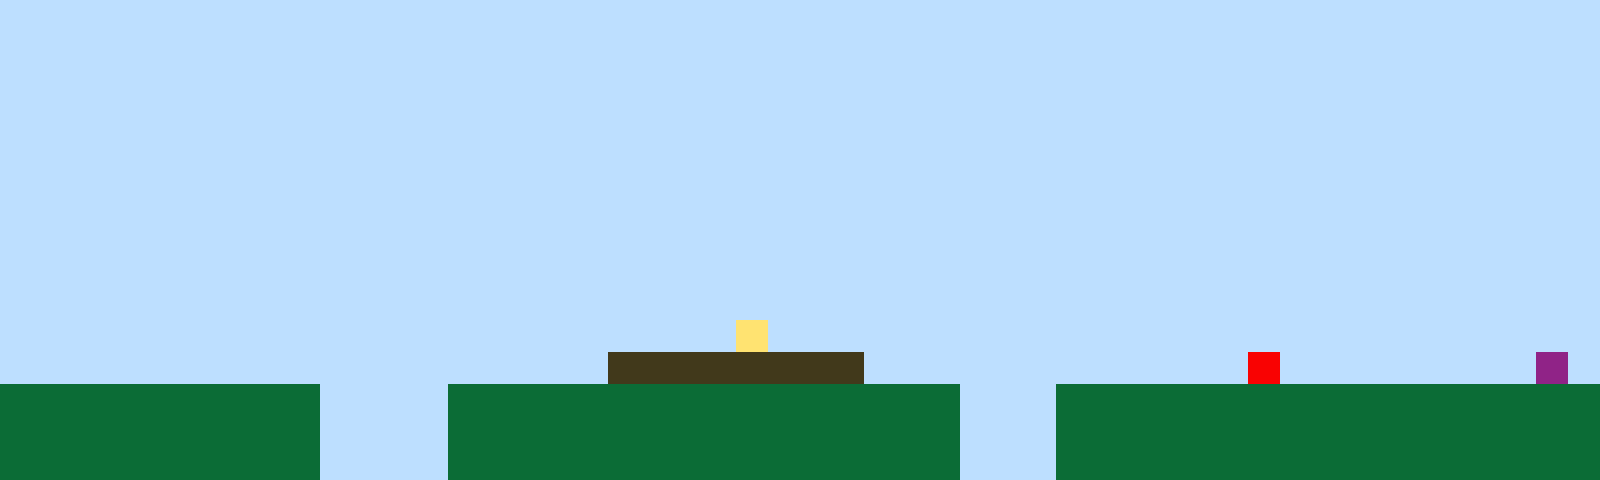

Tiled map render using the project's own tile images. Description and the whole map definition, tile-layer contents included, below:
An orthogonal 50x15 tile map with 32x32 px tiles, 1 tile layer (Tile Layer 1).

<map version="1.10" tiledversion="1.11.2" orientation="orthogonal" renderorder="right-up" width="50" height="15" tilewidth="32" tileheight="32" infinite="0" nextlayerid="2" nextobjectid="1"><editorsettings><export target="map1.csv" format="csv" /></editorsettings><tileset firstgid="1" name="sprites" tilewidth="32" tileheight="32" tilecount="6" columns="3"><image source="sprites.png" width="96" height="64" /></tileset><layer id="1" name="Tile Layer 1" width="50" height="15"><data encoding="csv">1,1,1,1,1,1,1,1,1,1,1,1,1,1,1,1,1,1,1,1,1,1,1,1,1,1,1,1,1,1,1,1,1,1,1,1,1,1,1,1,1,1,1,1,1,1,1,1,1,1,1,1,1,1,1,1,1,1,1,1,1,1,1,1,1,1,1,1,1,1,1,1,1,1,1,1,1,1,1,1,1,1,1,1,1,1,1,1,1,1,1,1,1,1,1,1,1,1,1,1,1,1,1,1,1,1,1,1,1,1,1,1,1,1,1,1,1,1,1,1,1,1,1,1,1,1,1,1,1,1,1,1,1,1,1,1,1,1,1,1,1,1,1,1,1,1,1,1,1,1,1,1,1,1,1,1,1,1,1,1,1,1,1,1,1,1,1,1,1,1,1,1,1,1,1,1,1,1,1,1,1,1,1,1,1,1,1,1,1,1,1,1,1,1,1,1,1,1,1,1,1,1,1,1,1,1,1,1,1,1,1,1,1,1,1,1,1,1,1,1,1,1,1,1,1,1,1,1,1,1,1,1,1,1,1,1,1,1,1,1,1,1,1,1,1,1,1,1,1,1,1,1,1,1,1,1,1,1,1,1,1,1,1,1,1,1,1,1,1,1,1,1,1,1,1,1,1,1,1,1,1,1,1,1,1,1,1,1,1,1,1,1,1,1,1,1,1,1,1,1,1,1,1,1,1,1,1,1,1,1,1,1,1,1,1,1,1,1,1,1,1,1,1,1,1,1,1,1,1,1,1,1,1,1,1,1,1,1,1,1,1,1,1,1,1,1,1,1,1,1,1,1,1,1,1,1,1,1,1,1,1,1,1,1,1,1,1,1,1,1,1,1,1,1,1,1,1,1,1,1,1,1,1,1,1,1,1,1,1,1,1,1,1,1,1,1,1,1,1,1,1,1,1,1,1,1,1,1,1,1,1,1,1,1,1,1,1,1,1,1,1,1,1,1,1,1,1,1,1,1,1,1,1,1,1,1,1,1,1,1,1,1,1,1,1,1,1,1,1,1,1,1,1,1,1,1,1,1,1,1,1,1,1,1,1,1,1,1,1,1,1,1,1,1,1,1,1,1,1,1,1,1,1,1,1,1,1,1,1,1,1,1,1,1,1,1,1,1,1,1,1,1,1,1,1,1,1,1,1,1,1,1,1,1,1,1,1,1,1,1,1,1,1,4,1,1,1,1,1,1,1,1,1,1,1,1,1,1,1,1,1,1,1,1,1,1,1,1,1,1,1,1,1,1,1,1,1,1,1,1,1,1,1,1,1,1,1,1,1,3,3,3,3,3,3,3,3,1,1,1,1,1,1,1,1,1,1,1,1,5,1,1,1,1,1,1,1,1,6,1,2,2,2,2,2,2,2,2,2,2,1,1,1,1,2,2,2,2,2,2,2,2,2,2,2,2,2,2,2,2,1,1,1,2,2,2,2,2,2,2,2,2,2,2,2,2,2,2,2,2,2,2,2,2,2,2,2,2,2,2,1,1,1,1,2,2,2,2,2,2,2,2,2,2,2,2,2,2,2,2,1,1,1,2,2,2,2,2,2,2,2,2,2,2,2,2,2,2,2,2,2,2,2,2,2,2,2,2,2,2,1,1,1,1,2,2,2,2,2,2,2,2,2,2,2,2,2,2,2,2,1,1,1,2,2,2,2,2,2,2,2,2,2,2,2,2,2,2,2,2</data></layer></map>
